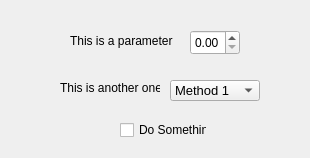
<?xml version="1.0" encoding="UTF-8"?>
<ui version="4.0">
 <class>ParametersExample</class>
 <widget class="QWidget" name="ParametersExample">
  <property name="geometry">
   <rect>
    <x>0</x>
    <y>0</y>
    <width>310</width>
    <height>158</height>
   </rect>
  </property>
  <property name="windowTitle">
   <string>Form</string>
  </property>
  <widget class="QLabel" name="label_8">
   <property name="geometry">
    <rect>
     <x>70</x>
     <y>30</y>
     <width>111</width>
     <height>21</height>
    </rect>
   </property>
   <property name="font">
    <font>
     <pointsize>9</pointsize>
    </font>
   </property>
   <property name="text">
    <string>This is a parameter</string>
   </property>
  </widget>
  <widget class="QComboBox" name="param2Combo">
   <property name="geometry">
    <rect>
     <x>170</x>
     <y>80</y>
     <width>90</width>
     <height>21</height>
    </rect>
   </property>
   <property name="font">
    <font>
     <pointsize>10</pointsize>
    </font>
   </property>
   <property name="toolTip">
    <string>Covariance Matrix type</string>
   </property>
   <property name="currentIndex">
    <number>0</number>
   </property>
   <item>
    <property name="text">
     <string>Method 1</string>
    </property>
   </item>
   <item>
    <property name="text">
     <string>Method 2</string>
    </property>
   </item>
   <item>
    <property name="text">
     <string>Method 3</string>
    </property>
   </item>
  </widget>
  <widget class="QLabel" name="label_6">
   <property name="geometry">
    <rect>
     <x>60</x>
     <y>78</y>
     <width>100</width>
     <height>20</height>
    </rect>
   </property>
   <property name="font">
    <font>
     <pointsize>9</pointsize>
    </font>
   </property>
   <property name="text">
    <string>This is another one</string>
   </property>
  </widget>
  <widget class="QCheckBox" name="param3Check">
   <property name="geometry">
    <rect>
     <x>120</x>
     <y>120</y>
     <width>87</width>
     <height>20</height>
    </rect>
   </property>
   <property name="font">
    <font>
     <pointsize>9</pointsize>
    </font>
   </property>
   <property name="text">
    <string>Do Something</string>
   </property>
  </widget>
  <widget class="QDoubleSpinBox" name="param1Spin">
   <property name="geometry">
    <rect>
     <x>190</x>
     <y>30</y>
     <width>50</width>
     <height>25</height>
    </rect>
   </property>
   <property name="font">
    <font>
     <pointsize>9</pointsize>
    </font>
   </property>
  </widget>
 </widget>
 <resources/>
 <connections/>
</ui>
